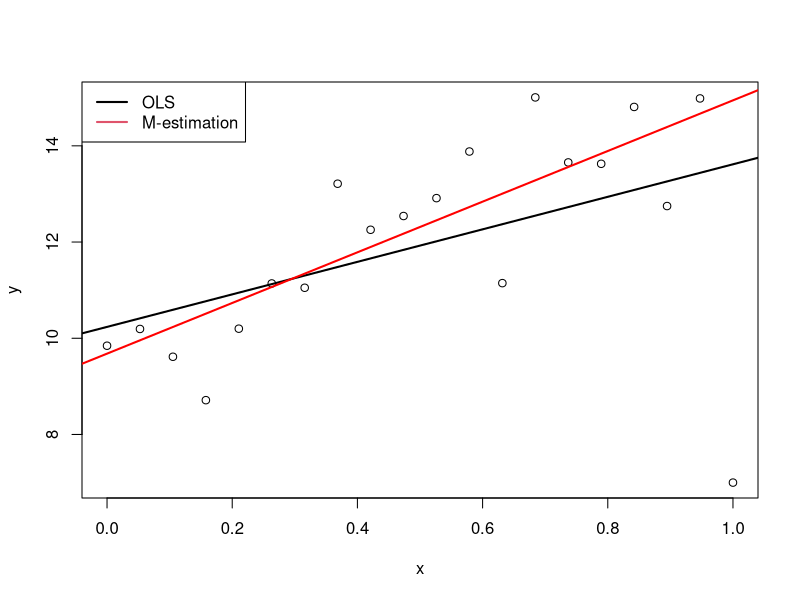
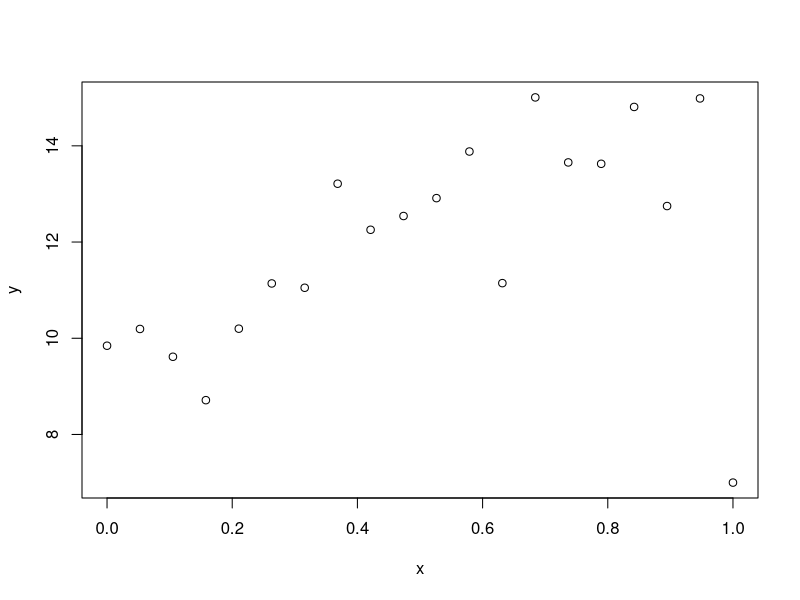
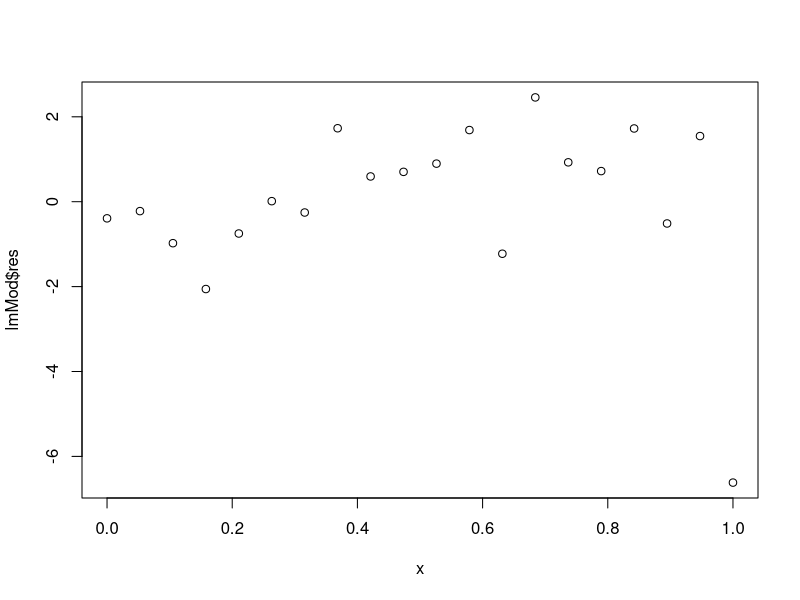
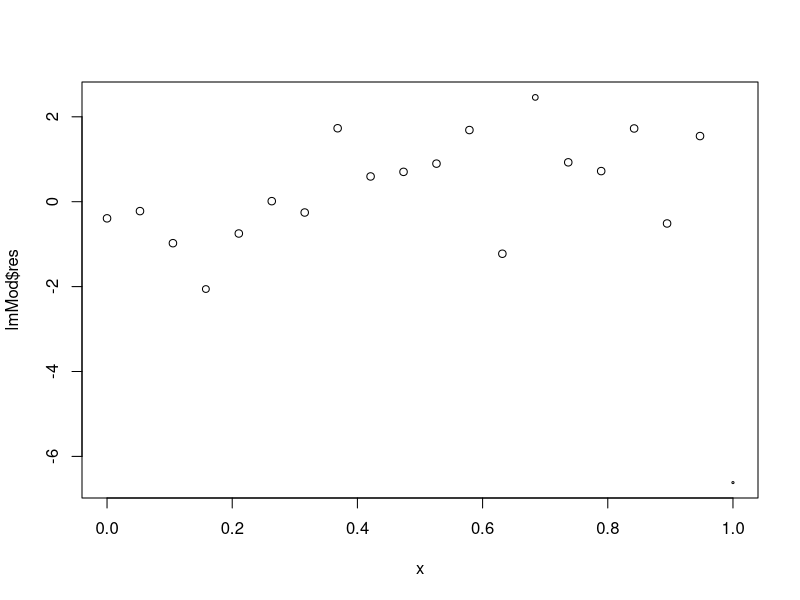
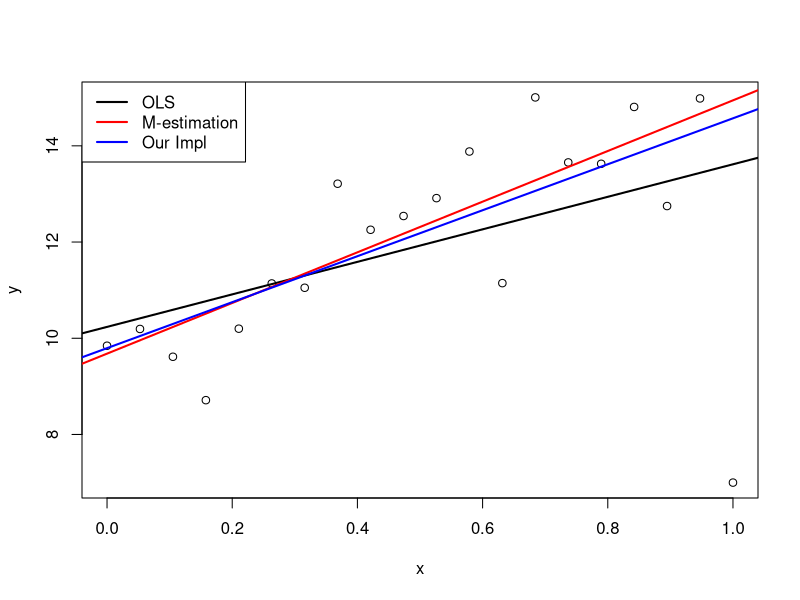
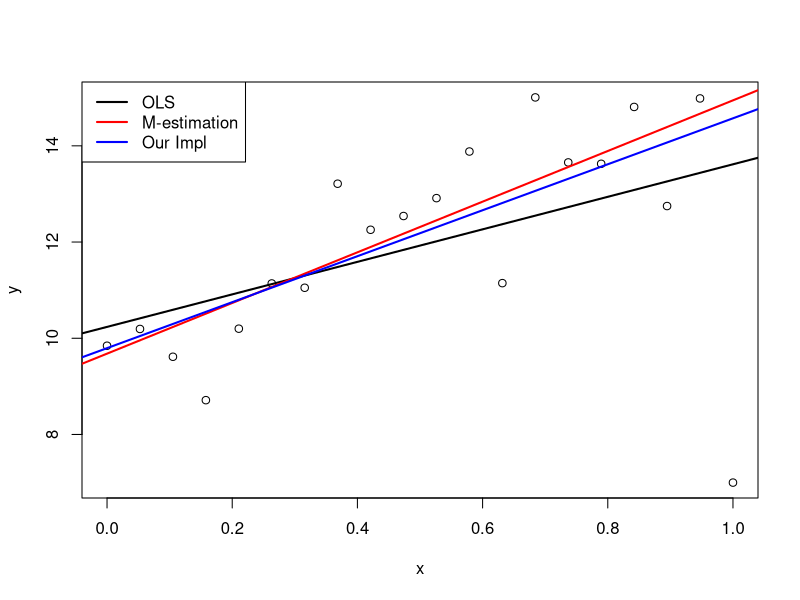
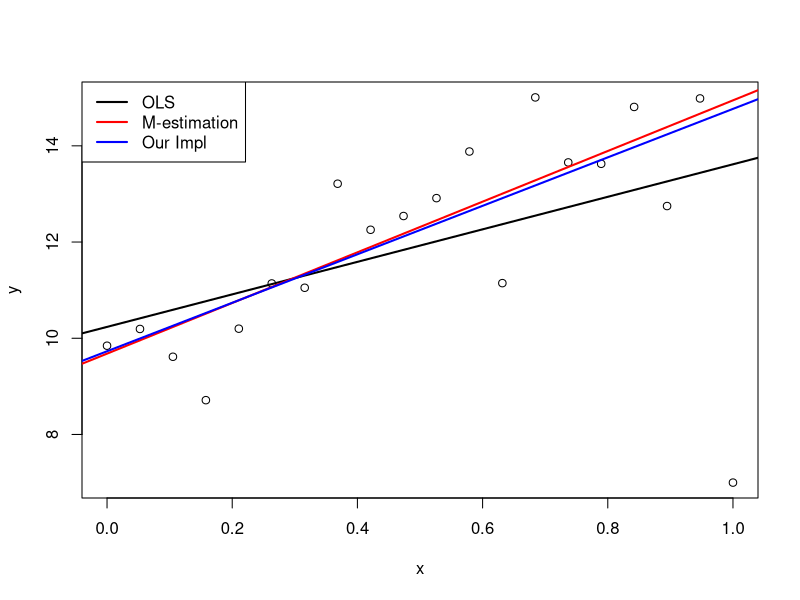
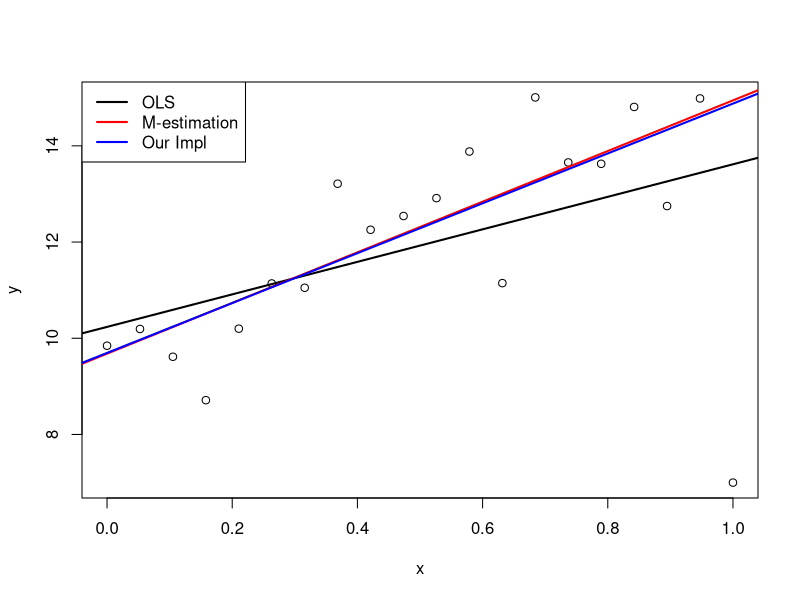

Generate these figures, in order, with R:
## ---- chunk 1
set.seed=112358
nobs<-20
sdy<-1
x<-seq(0,1,length=nobs)
y<-10+5*x+rnorm(nobs,sd=sdy)
## ---- chunk 2
y[nobs]<-7
## ---- chunk 3
ols<-lm(y~x)
## ---- chunk 4
library(MASS)
mEst<-rlm(y~x)
## ---- chunk 5
plot(x,y)
abline(ols,lwd=2)
abline(mEst,col="red",lwd=2)
legend("topleft",legend=c("OLS","M-estimation"),lwd=2,col=1:2)
round(mEst$w,3)
## ---- chunk 6
lmMod=ols
## ---- chunk 7
res=lmMod$res
stdev=mad(res)
median(abs(res-median(res)))*1.4826
z=res/stdev
## ---- chunk 8
w=psi.huber(z)
plot(x,y)
plot(x,lmMod$res)
plot(x,lmMod$res,cex=w)
## ---- chunk 9
lmMod=lm(y~x,weights=w)
## ---- chunk 10
plot(x,y)
abline(ols,lwd=2)
abline(mEst,col="red",lwd=2)
abline(lmMod,col="blue",lwd=2)
legend("topleft",legend=c("OLS","M-estimation","Our Impl"),lwd=2,col=c("black","red","blue"))
## ---- chunk 11
lmMod=ols
for (k in 1:10)
{
######repeat this part several times until convergence
#use robust variance estimator to calculate the z
res=lmMod$res
stdev=mad(res)
median(abs(res-median(res)))*1.4826

z=res/stdev

#calculate weights
#use psi.huber function
w=psi.huber(z)

#perform a weighted regression use lm with weights=w
lmMod=lm(y~x,weights=w)

#plot results
plot(x,y)
abline(ols,lwd=2)
abline(mEst,col="red",lwd=2)
abline(lmMod,col="blue",lwd=2)
legend("topleft",legend=c("OLS","M-estimation","Our Impl"),lwd=2,col=c("black","red","blue"))
####################################
}
